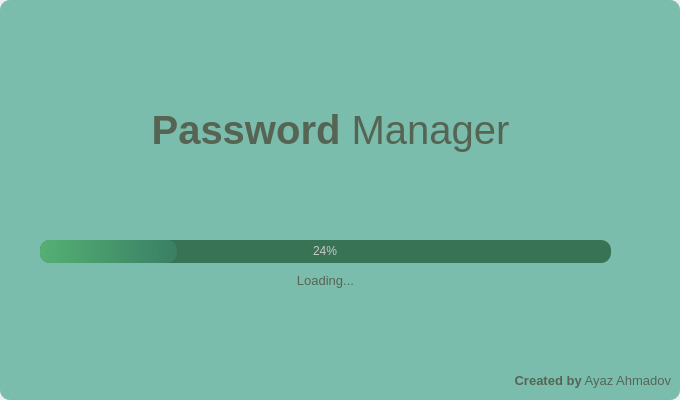
<?xml version="1.0" encoding="UTF-8"?>
<ui version="4.0">
 <class>SplashScreen</class>
 <widget class="QMainWindow" name="SplashScreen">
  <property name="geometry">
   <rect>
    <x>0</x>
    <y>0</y>
    <width>680</width>
    <height>400</height>
   </rect>
  </property>
  <property name="windowTitle">
   <string>MainWindow</string>
  </property>
  <property name="windowOpacity">
   <double>1.000000000000000</double>
  </property>
  <property name="styleSheet">
   <string notr="true"/>
  </property>
  <widget class="QWidget" name="mainLayout">
   <property name="styleSheet">
    <string notr="true"/>
   </property>
   <layout class="QVBoxLayout" name="verticalLayout">
    <property name="spacing">
     <number>0</number>
    </property>
    <property name="leftMargin">
     <number>0</number>
    </property>
    <property name="topMargin">
     <number>0</number>
    </property>
    <property name="rightMargin">
     <number>0</number>
    </property>
    <property name="bottomMargin">
     <number>0</number>
    </property>
    <item>
     <widget class="QFrame" name="mainFrame">
      <property name="styleSheet">
       <string notr="true">QFrame {
	background-color: rgb(123, 189, 173);
	border-radius: 10px
}</string>
      </property>
      <property name="frameShape">
       <enum>QFrame::StyledPanel</enum>
      </property>
      <property name="frameShadow">
       <enum>QFrame::Raised</enum>
      </property>
      <widget class="QLabel" name="mainLabel">
       <property name="geometry">
        <rect>
         <x>0</x>
         <y>90</y>
         <width>661</width>
         <height>81</height>
        </rect>
       </property>
       <property name="font">
        <font>
         <family>Segoe UI</family>
         <pointsize>30</pointsize>
         <weight>50</weight>
         <bold>false</bold>
        </font>
       </property>
       <property name="styleSheet">
        <string notr="true">QLabel {
	color: rgb(86, 100, 83);
}</string>
       </property>
       <property name="text">
        <string>&lt;strong&gt;Password&lt;/strong&gt; Manager</string>
       </property>
       <property name="alignment">
        <set>Qt::AlignCenter</set>
       </property>
      </widget>
      <widget class="QProgressBar" name="progressBar">
       <property name="geometry">
        <rect>
         <x>40</x>
         <y>240</y>
         <width>571</width>
         <height>23</height>
        </rect>
       </property>
       <property name="styleSheet">
        <string notr="true">QProgressBar{
	background-color: rgb(57, 115, 85);
	color: rgb(200, 200, 200);
	border-style: none;
	border-radius: 10px;
	text-align: center;
}

QProgressBar::chunk{
	background-color: qlineargradient(spread:pad, x1:0, y1:0.477, x2:1, y2:0.483, stop:0 rgba(84, 176, 115, 255), stop:1 rgba(57, 145, 125, 100));
	border-radius: 10px
}</string>
       </property>
       <property name="value">
        <number>24</number>
       </property>
       <property name="textVisible">
        <bool>true</bool>
       </property>
       <property name="invertedAppearance">
        <bool>false</bool>
       </property>
      </widget>
      <widget class="QLabel" name="loadingLabel">
       <property name="geometry">
        <rect>
         <x>210</x>
         <y>270</y>
         <width>231</width>
         <height>21</height>
        </rect>
       </property>
       <property name="font">
        <font>
         <family>Segoe UI</family>
         <pointsize>10</pointsize>
         <weight>50</weight>
         <bold>false</bold>
        </font>
       </property>
       <property name="styleSheet">
        <string notr="true">QLabel {
	color: rgb(86, 100, 83);
}</string>
       </property>
       <property name="text">
        <string>Loading...</string>
       </property>
       <property name="alignment">
        <set>Qt::AlignCenter</set>
       </property>
      </widget>
      <widget class="QLabel" name="createdLabel">
       <property name="geometry">
        <rect>
         <x>20</x>
         <y>370</y>
         <width>651</width>
         <height>21</height>
        </rect>
       </property>
       <property name="font">
        <font>
         <family>Segoe UI</family>
         <pointsize>10</pointsize>
         <weight>50</weight>
         <bold>false</bold>
        </font>
       </property>
       <property name="styleSheet">
        <string notr="true">QLabel {
	color: rgb(86, 100, 83);
}</string>
       </property>
       <property name="text">
        <string>&lt;strong&gt;Created by&lt;/strong&gt; Ayaz Ahmadov</string>
       </property>
       <property name="alignment">
        <set>Qt::AlignRight|Qt::AlignTrailing|Qt::AlignVCenter</set>
       </property>
      </widget>
     </widget>
    </item>
   </layout>
  </widget>
 </widget>
 <resources/>
 <connections/>
</ui>
